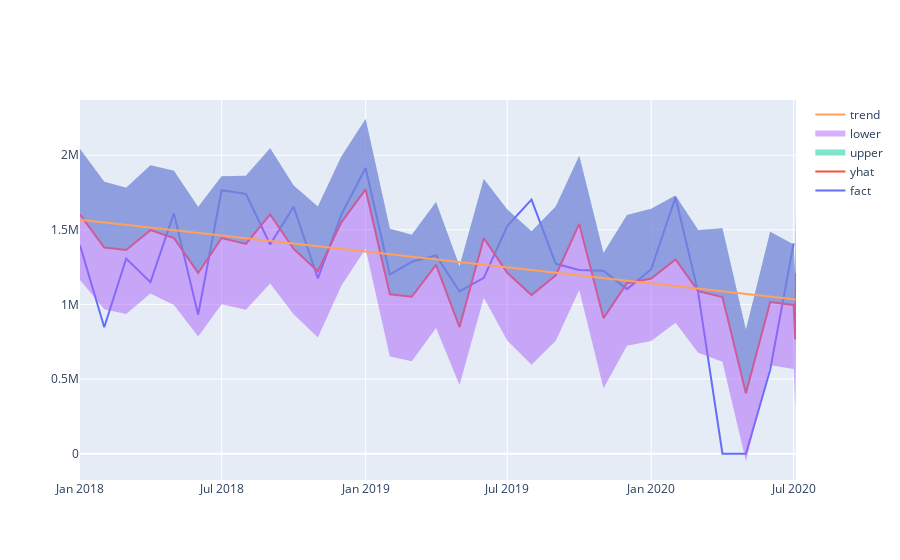

This figure's notebook cell:
### Code cell
iplot([
    go.Scatter(x=df['ds'], y=df['y'], name='fact'),
    go.Scatter(x=final_forecast['ds'], y=final_forecast['yhat'], name='yhat'),
    go.Scatter(x=final_forecast['ds'], y=final_forecast['yhat_upper'], fill='tonexty', mode='none', name='upper'),
    go.Scatter(x=final_forecast['ds'], y=final_forecast['yhat_lower'], fill='tonexty', mode='none', name='lower'),
    go.Scatter(x=final_forecast['ds'], y=final_forecast['trend'], name='trend')
])
